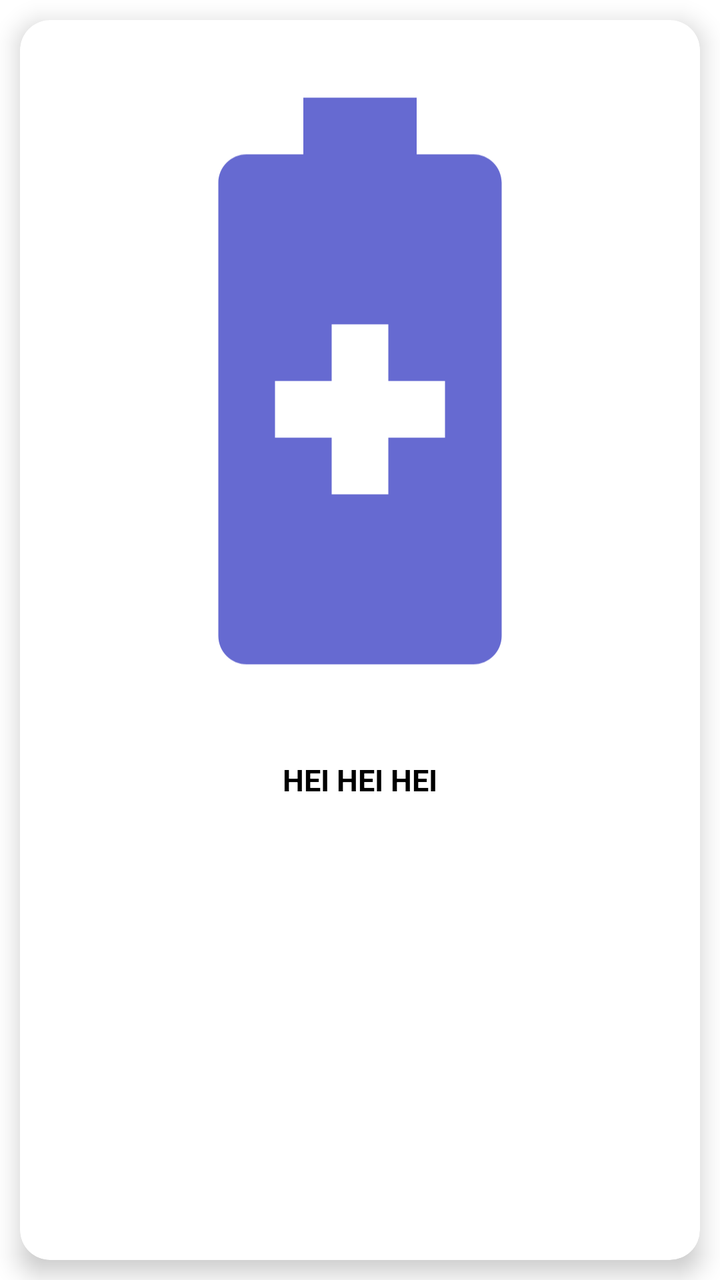
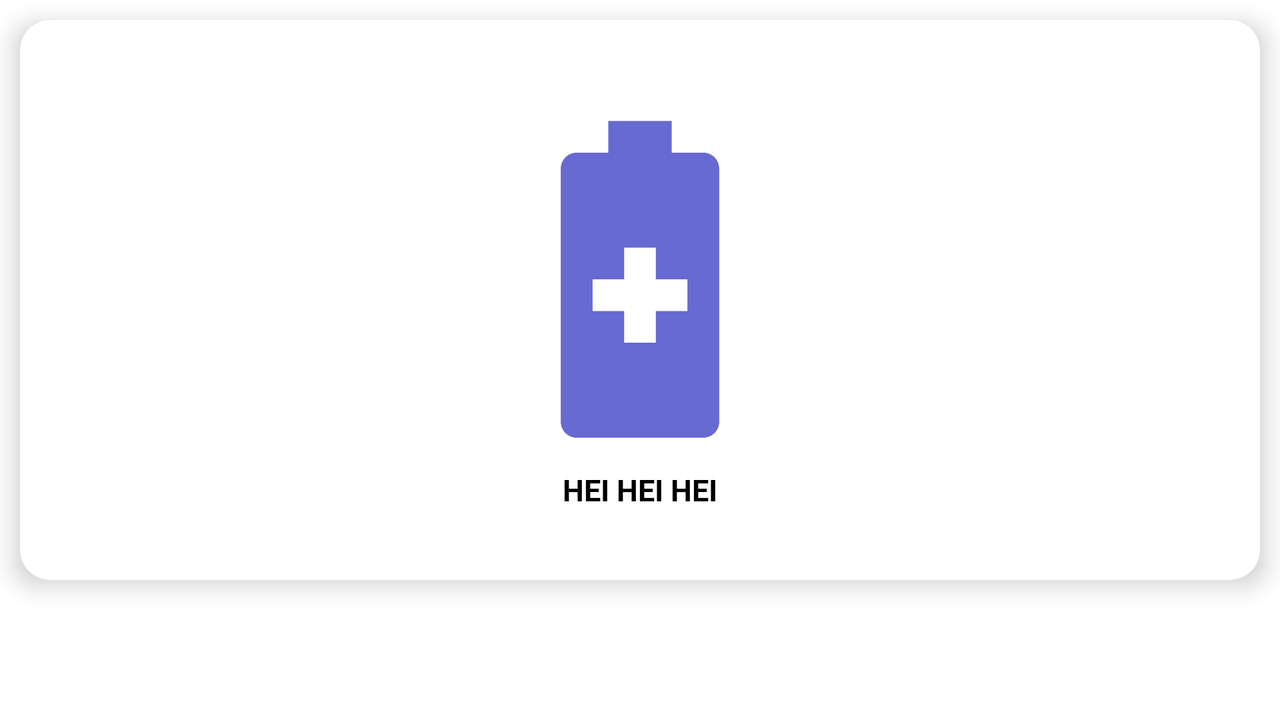

An Android layout and its configuration variant, each rendered on a device that would load it. The default file and the variant file are quoted in full after the pictures.
<!-- AndroidManifest.xml: application theme Theme.PowerConsumptionApp -->
<!-- res/layout/card_layout.xml -->
<?xml version="1.0" encoding="utf-8"?>
<layout xmlns:android="http://schemas.android.com/apk/res/android"
    xmlns:app="http://schemas.android.com/apk/res-auto">

    <LinearLayout
        android:orientation="vertical"
        android:layout_width="match_parent"
        android:layout_height="wrap_content">

        <androidx.cardview.widget.CardView
            android:id="@+id/buttonView"
            android:layout_width="match_parent"
            android:layout_height="match_parent"
            android:layout_margin="10dp"
            android:foreground="?android:attr/selectableItemBackground"
            app:cardCornerRadius="15dp"
            app:cardElevation="7dp">

            <LinearLayout
                android:layout_width="match_parent"
                android:layout_height="match_parent"
                android:orientation="vertical">

                <ImageView
                    android:id="@+id/icon"
                    android:layout_width="match_parent"
                    android:layout_height="361dp"
                    android:adjustViewBounds="true"
                    android:contentDescription="@string/button_description"
                    app:srcCompat="@drawable/ic_baseline_battery_saver_24" />

                <TextView
                    android:id="@+id/title"
                    android:layout_width="match_parent"
                    android:layout_height="wrap_content"
                    android:gravity="center"
                    android:lines="2"
                    android:text="HEI HEI HEI"
                    android:textColor="@color/black"
                    android:textSize="15sp"
                    android:textStyle="bold" />

            </LinearLayout>

        </androidx.cardview.widget.CardView>

    </LinearLayout>
</layout>
<!-- resources referenced by this layout -->
<resources>
  <color name="black">#000000</color>
  <!-- drawable ic_baseline_battery_saver_24 (drawable) -->
  <vector android:height="24dp" android:tint="#666AD1"
      android:viewportHeight="24" android:viewportWidth="24"
      android:width="24dp" xmlns:android="http://schemas.android.com/apk/res/android">
    <path android:fillColor="@android:color/white" android:pathData="M16,4h-2V2h-4v2H8C7.45,4 7,4.45 7,5v16c0,0.55 0.45,1 1,1h8c0.55,0 1,-0.45 1,-1V5C17,4.45 16.55,4 16,4zM15,14h-2v2h-2v-2H9v-2h2v-2h2v2h2V14z"/>
  </vector>
  <string name="button_description">Button Image</string>
  <style name="Theme.PowerConsumptionApp" parent="Theme.MaterialComponents.DayNight.DarkActionBar">
          
          <item name="colorPrimary">@color/indigo</item>
          <item name="colorPrimaryVariant">@color/indigo_dark</item>
          <item name="colorOnPrimary">@color/white</item>
          
          <item name="colorSecondary">@color/deep_purple</item>
          <item name="colorSecondaryVariant">@color/deep_purple_dark</item>
          <item name="colorOnSecondary">@color/black</item>
          
          <item name="android:statusBarColor" tools:targetApi="l">?attr/colorPrimaryVariant</item>
          
      </style>
  <color name="indigo">#303f9f</color>
  <color name="indigo_dark">#001970</color>
  <color name="white">#ffffff</color>
  <color name="deep_purple">#b39ddb</color>
  <color name="deep_purple_dark">#836fa9</color>
</resources>
<!-- res/layout-land/card_layout.xml (the author's variant of the layout above) -->
<!-- drawn on the phone turned sideways -->
<?xml version="1.0" encoding="utf-8"?>
<layout xmlns:android="http://schemas.android.com/apk/res/android"
    xmlns:app="http://schemas.android.com/apk/res-auto">

    <LinearLayout
        android:orientation="vertical"
        android:layout_width="match_parent"
        android:layout_height="wrap_content">

        <androidx.cardview.widget.CardView
            android:id="@+id/buttonView"
            android:layout_width="match_parent"
            android:layout_height="280dp"
            android:layout_margin="10dp"
            android:foreground="?android:attr/selectableItemBackground"
            app:cardCornerRadius="15dp"
            app:cardElevation="7dp">

            <LinearLayout
                android:layout_width="match_parent"
                android:layout_height="wrap_content"
                android:layout_gravity="center"
                android:orientation="vertical">

                <ImageView
                    android:id="@+id/icon"
                    android:layout_width="wrap_content"
                    android:layout_height="190dp"
                    android:layout_gravity="center|center_vertical"
                    android:adjustViewBounds="true"
                    android:contentDescription="@string/button_description"
                    app:srcCompat="@drawable/ic_baseline_battery_saver_24" />

                <TextView
                    android:id="@+id/title"
                    android:layout_width="match_parent"
                    android:layout_height="wrap_content"
                    android:gravity="center"
                    android:layout_centerInParent="true"
                    android:lines="1"
                    android:text="HEI HEI HEI"
                    android:textColor="@color/black"
                    android:textSize="15sp"
                    android:textStyle="bold" />

            </LinearLayout>

        </androidx.cardview.widget.CardView>

    </LinearLayout>
</layout>
